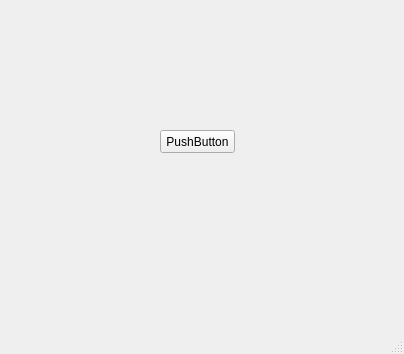
<?xml version="1.0" encoding="UTF-8"?>
<ui version="4.0">
 <class>MainWindow</class>
 <widget class="QMainWindow" name="MainWindow">
  <property name="geometry">
   <rect>
    <x>0</x>
    <y>0</y>
    <width>404</width>
    <height>354</height>
   </rect>
  </property>
  <property name="windowTitle">
   <string>MainWindow</string>
  </property>
  <widget class="QWidget" name="centralwidget">
   <widget class="QPushButton" name="btn">
    <property name="geometry">
     <rect>
      <x>160</x>
      <y>130</y>
      <width>75</width>
      <height>23</height>
     </rect>
    </property>
    <property name="text">
     <string>PushButton</string>
    </property>
   </widget>
  </widget>
  <widget class="QMenuBar" name="menubar">
   <property name="geometry">
    <rect>
     <x>0</x>
     <y>0</y>
     <width>404</width>
     <height>22</height>
    </rect>
   </property>
  </widget>
  <widget class="QStatusBar" name="statusbar"/>
 </widget>
 <resources/>
 <connections/>
</ui>
